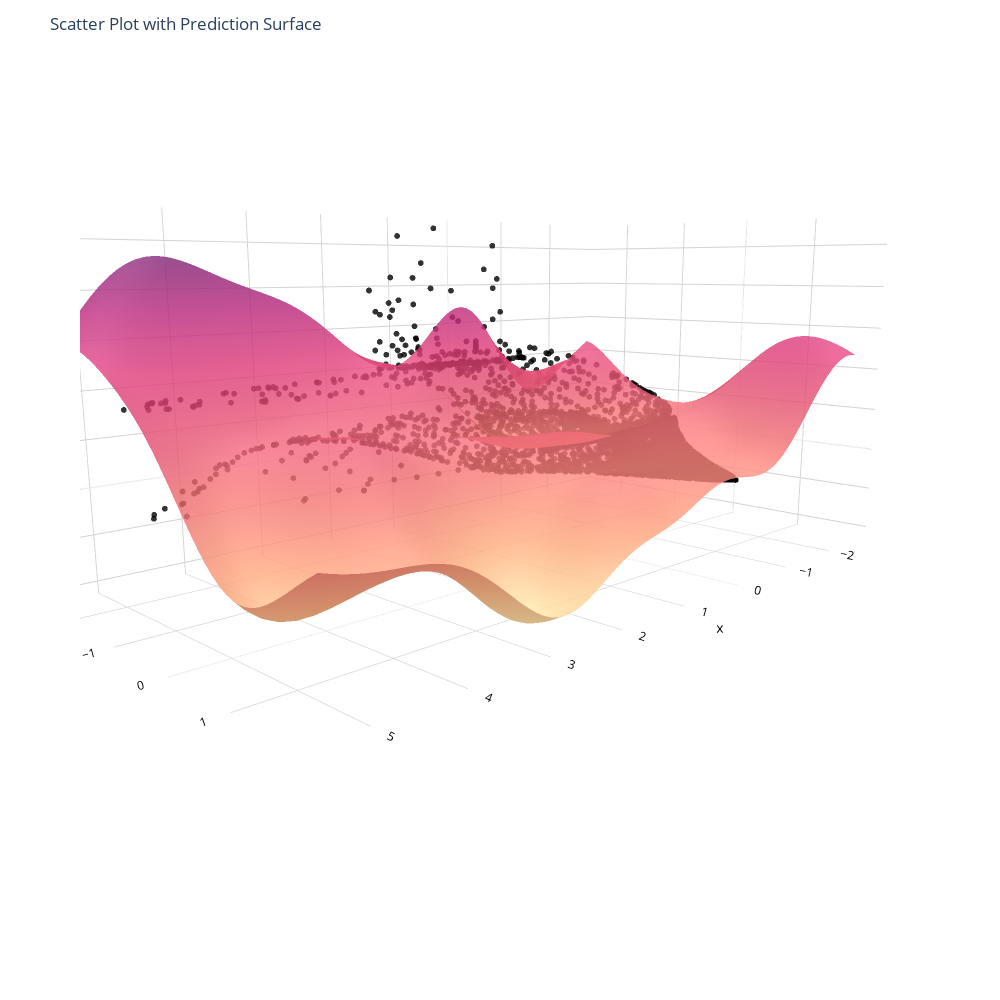

The cell this chart's notebook holds for it:
### Code cell
#TODO if anyone can get rid of the userwarnng ole will be forever gratefull.
scatter_w_pred(df_SW, X_test_SW['v'], X_test_SW['u'], Y_test_SW['cmy'], svr_SW, "Scatter Plot with Prediction Surface")

### Figure 1 — Plotly figure (JSON) as saved in the notebook; plotly's stock layout.template omitted (floating-point values rounded to 4 significant figures; data arrays with more than 128 entries replaced by an {"elided": "..."} marker saying what was removed)
{"data": [{"hovertemplate": "x=%{x}<br>y=%{y}<br>z=%{z}<extra></extra>", "legendgroup": "", "marker": {"color": "black", "opacity": 0.8, "size": 2, "symbol": "circle"}, "mode": "markers", "name": "", "scene": "scene", "showlegend": false, "type": "scatter3d", "x": {"elided": "6452 float values"}, "y": {"elided": "6452 float values"}, "z": {"elided": "6452 float values"}}, {"colorscale": [[0, "rgb(252, 222, 156)"], [0.1667, "rgb(250, 164, 118)"], [0.3333, "rgb(240, 116, 110)"], [0.5, "rgb(227, 79, 111)"], [0.6667, "rgb(220, 57, 119)"], [0.8333, "rgb(185, 37, 122)"], [1, "rgb(124, 29, 111)"]], "name": "prediction", "opacity": 0.8, "showscale": false, "type": "surface", "x": [-2.705, -2.605, -2.505, -2.405, -2.305, -2.205, -2.105, -2.005, -1.905, -1.805, -1.705, -1.605, -1.505, -1.405, -1.305, -1.205, -1.105, -1.005, -0.9051, -0.8051, -0.7051, -0.6051, -0.5051, -0.4051, -0.3051, -0.2051, -0.1051, -0.005055, 0.09495, 0.1949, 0.2949, 0.3949, 0.4949, 0.5949, 0.6949, 0.7949, 0.8949, 0.9949, 1.095, 1.195, 1.295, 1.395, 1.495, 1.595, 1.695, 1.795, 1.895, 1.995, 2.095, 2.195, 2.295, 2.395, 2.495, 2.595, 2.695, 2.795, 2.895, 2.995, 3.095, 3.195, 3.295, 3.395, 3.495, 3.595, 3.695, 3.795, 3.895, 3.995, 4.095, 4.195, 4.295, 4.395, 4.495, 4.595, 4.695, 4.795, 4.895, 4.995, 5.095, 5.195, 5.295], "y": [-2.526, -2.426, -2.326, -2.226, -2.126, -2.026, -1.926, -1.826, -1.726, -1.626, -1.526, -1.426, -1.326, -1.226, -1.126, -1.026, -0.9255, -0.8255, -0.7255, -0.6255, -0.5255, -0.4255, -0.3255, -0.2255, -0.1255, -0.0255, 0.0745, 0.1745, 0.2745, 0.3745, 0.4745, 0.5745, 0.6745, 0.7745, 0.8745, 0.9745, 1.074, 1.174, 1.274, 1.374, 1.474, 1.574, 1.674, 1.774], "z": {"elided": "44x81 float values"}}], "layout": {"height": 1000, "legend": {"tracegroupgap": 0}, "margin": {"t": 60}, "scene": {"camera": {"center": {"x": 0, "y": 0, "z": -0.2}, "eye": {"x": 1.5, "y": 1.5, "z": 0.25}}, "domain": {"x": [0, 1], "y": [0, 1]}, "xaxis": {"backgroundcolor": "white", "color": "black", "gridcolor": "lightgrey", "title": {"text": "x"}}, "yaxis": {"backgroundcolor": "white", "color": "black", "gridcolor": "lightgrey", "title": {"text": "y"}}, "zaxis": {"backgroundcolor": "white", "color": "black", "gridcolor": "lightgrey", "title": {"text": "z"}}}, "title": {"text": "Scatter Plot with Prediction Surface"}, "width": 1000}}
